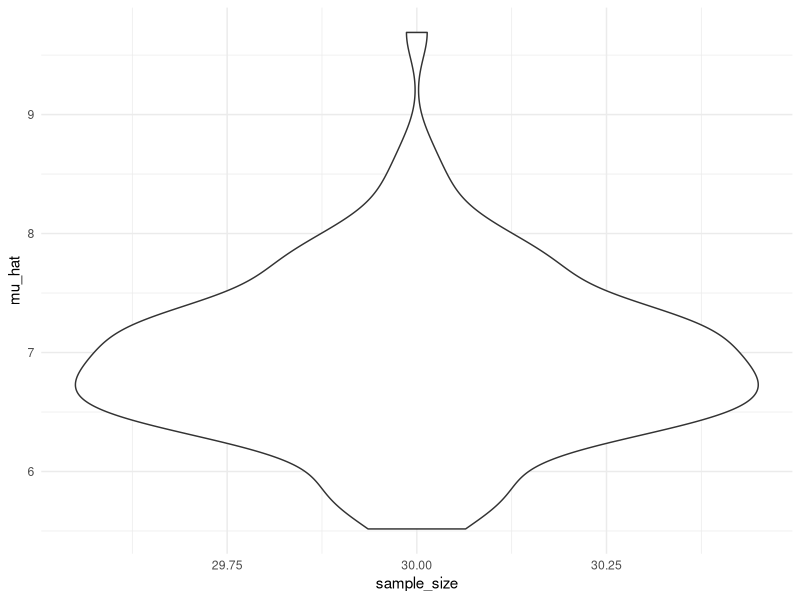
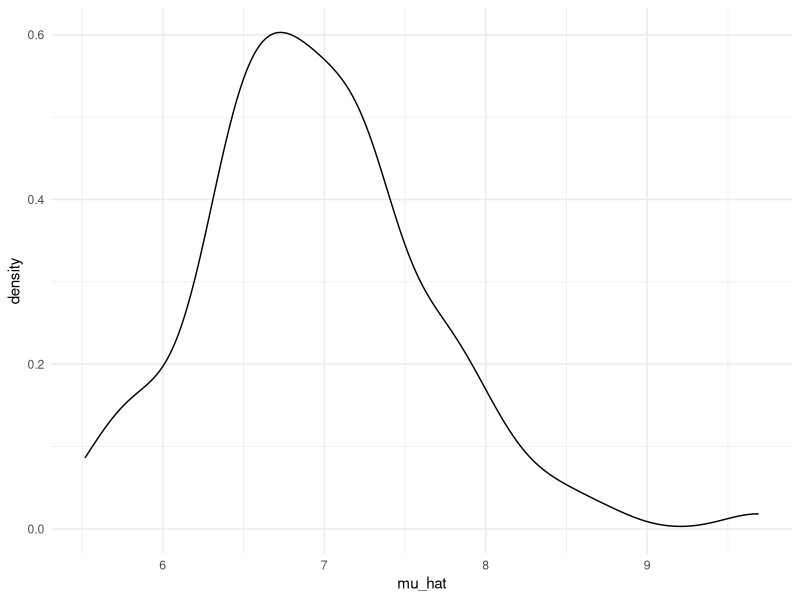
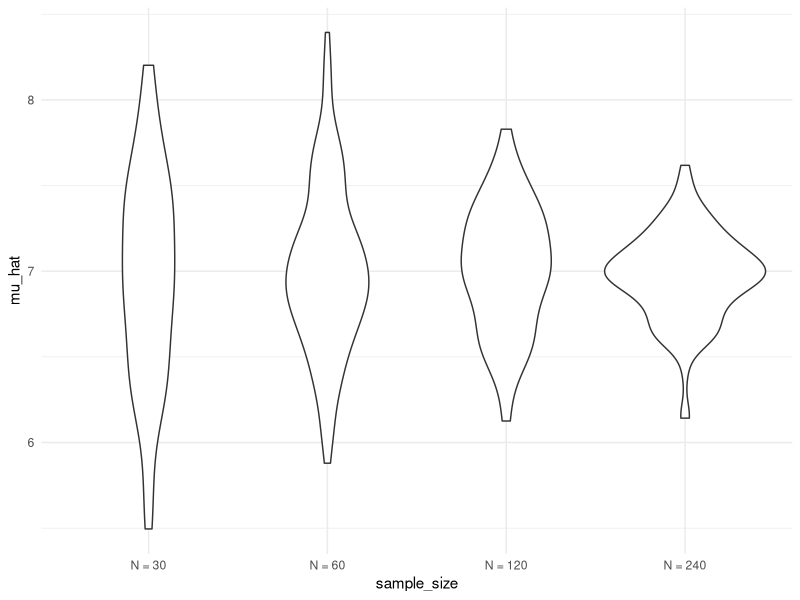
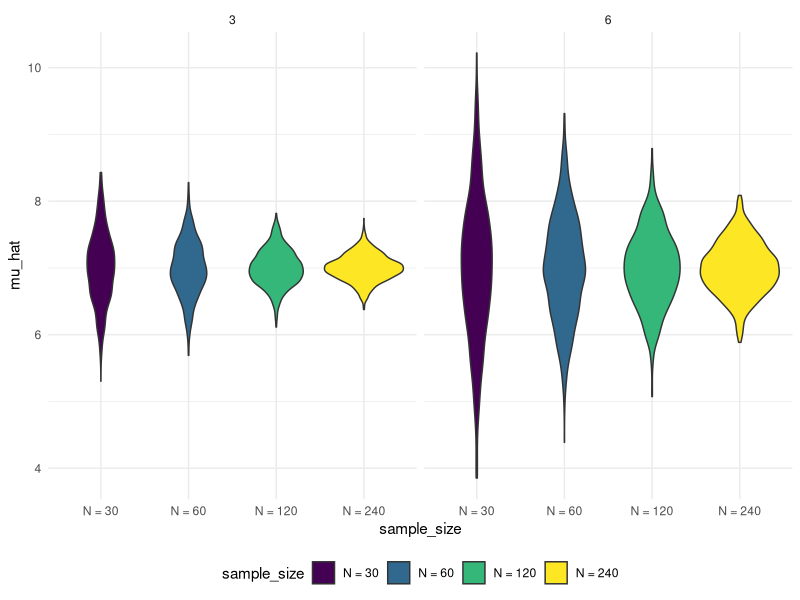

These charts were generated, in order, by the following R code:
## ---- chunk 1
library(tidyverse)


knitr::opts_chunk$set(
	echo = TRUE,
	warning = FALSE,
  fig.width = 6,
  fig.asp = .6,
  out.width = "90%"
)

theme_set(theme_minimal() + theme(legend.position = "bottom"))


options(
  ggplot2.continuous.colour = "viridis",
  ggplot2.continuous.fill = "viridis"
)
scale_colour_discrete = scale_colour_viridis_d
scale_fill_discrete = scale_fill_viridis_d


set.seed(1) #sets a seed for reproducibility
## ---- chunk 2
sim_mean_sd = function(n_obs, mu = 7, sigma = 4) {

  x = rnorm(n_obs, mean = mu, sd = sigma)

tibble(
  mu_hat = mean(x),
  sigma_hat = sd(x)
)

}
## ---- chunk 3
sim_mean_sd(n_obs = 30)
## ---- chunk 4
output = vector("list", 100)

for (i in 1:100) {
  output[[i]] = sim_mean_sd(n_obs = 30)
}

sim_results = bind_rows(output)
## ---- chunk 5
sim_results_df = 
  
  expand_grid(
    sample_size = 30, 
    iteration = 1:100
) %>% 
  mutate(
    estimate_df = map(sample_size, sim_mean_sd)
  )
## ---- chunk 6
sim_results_df = 
  expand_grid(
    sample_size = 30,
    iter = 1:100
  ) %>% 
  mutate(
    estimate_df = map(sample_size, sim_mean_sd)
  ) %>% 
  unnest(estimate_df)
## ---- chunk 7
sim_results_df %>% 
  ggplot(aes(x = sample_size, y = mu_hat)) + 
  geom_violin()
## ---- chunk 8
sim_results_df %>% 
  ggplot(aes(x = mu_hat)) + 
  geom_density()
## ---- chunk 9
sim_results_df = 
  expand_grid(
    sample_size = c(30, 60, 120, 240),
    iter = 1:100
  ) %>% 
  mutate(
    estimate_df = map(sample_size, sim_mean_sd)
  ) %>% 
  unnest(estimate_df)
## ---- chunk 10
sim_results_df %>% 
  mutate(
    sample_size = str_c("N = ", sample_size),
    sample_size = fct_inorder(sample_size)
  ) %>% 
  ggplot(aes(x = sample_size, y = mu_hat)) + 
  geom_violin()
## ---- chunk 11
sim_results_df %>% 
  mutate(
    sample_size = str_c("N = ", sample_size),
    sample_size = fct_inorder(sample_size)
  ) %>%
  group_by(sample_size) %>% 
  summarize(
    emp_st_err = sd(mu_hat)
  )
## ---- chunk 12
sim_results_df = 
  expand_grid(
    sample_size = c(30, 60, 120, 240),
    true_sigma = c(6, 3),
    iter = 1:1000
  ) %>% 
  mutate(
    estimate_df = 
      map2(.x = sample_size, .y = true_sigma, ~sim_mean_sd(n_obs = .x, sigma = .y))
  ) %>% 
  unnest(estimate_df)

## ---- chunk 13
sim_results_df %>% 
  mutate(
    sample_size = str_c("N = ", sample_size),
    sample_size = fct_inorder(sample_size)) %>% 
  ggplot(aes(x = sample_size, y = mu_hat, fill = sample_size)) + 
  geom_violin() + 
  facet_grid(. ~ true_sigma)
